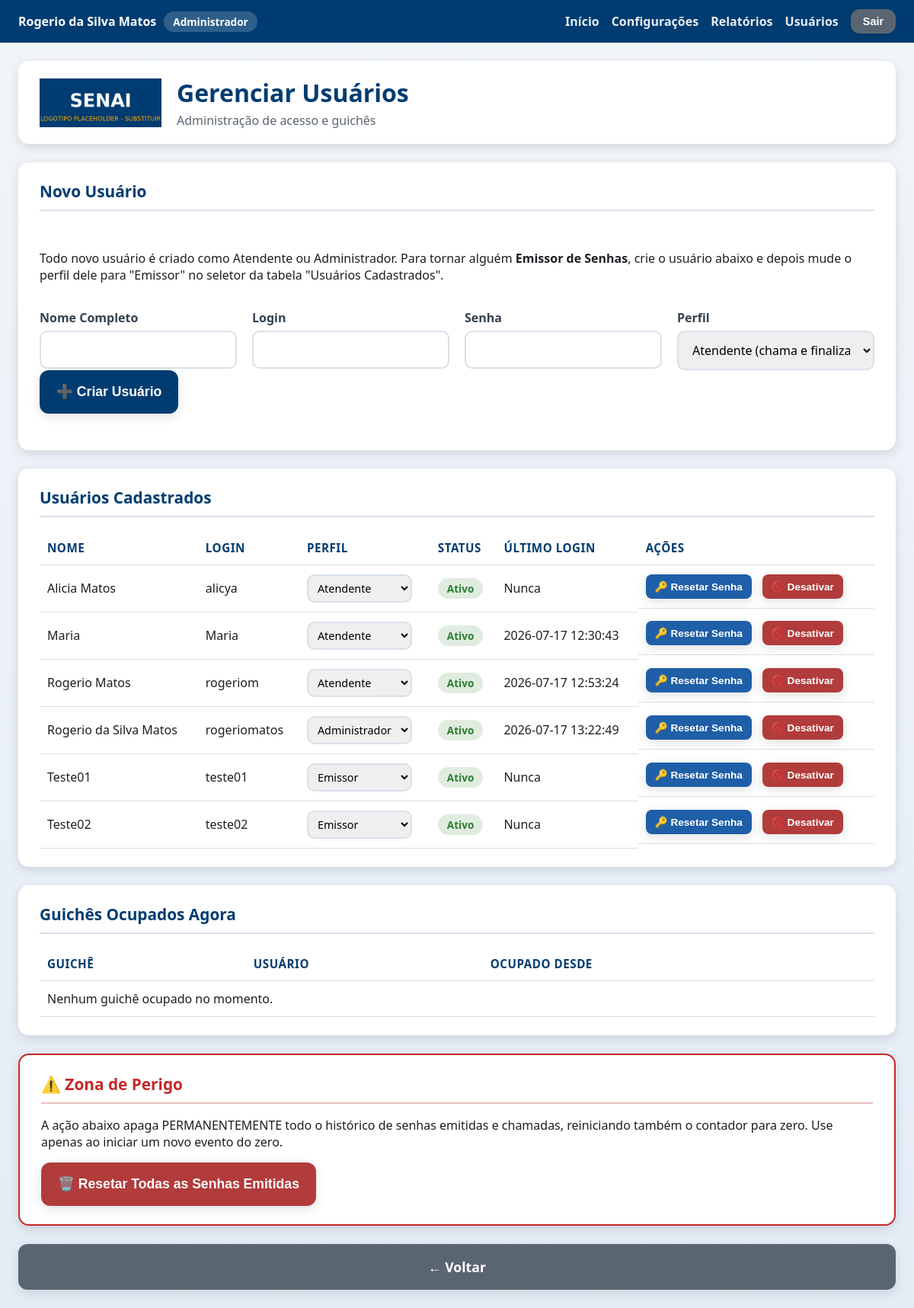
The page /admin/usuarios (signed in) on the database as committed earlier.
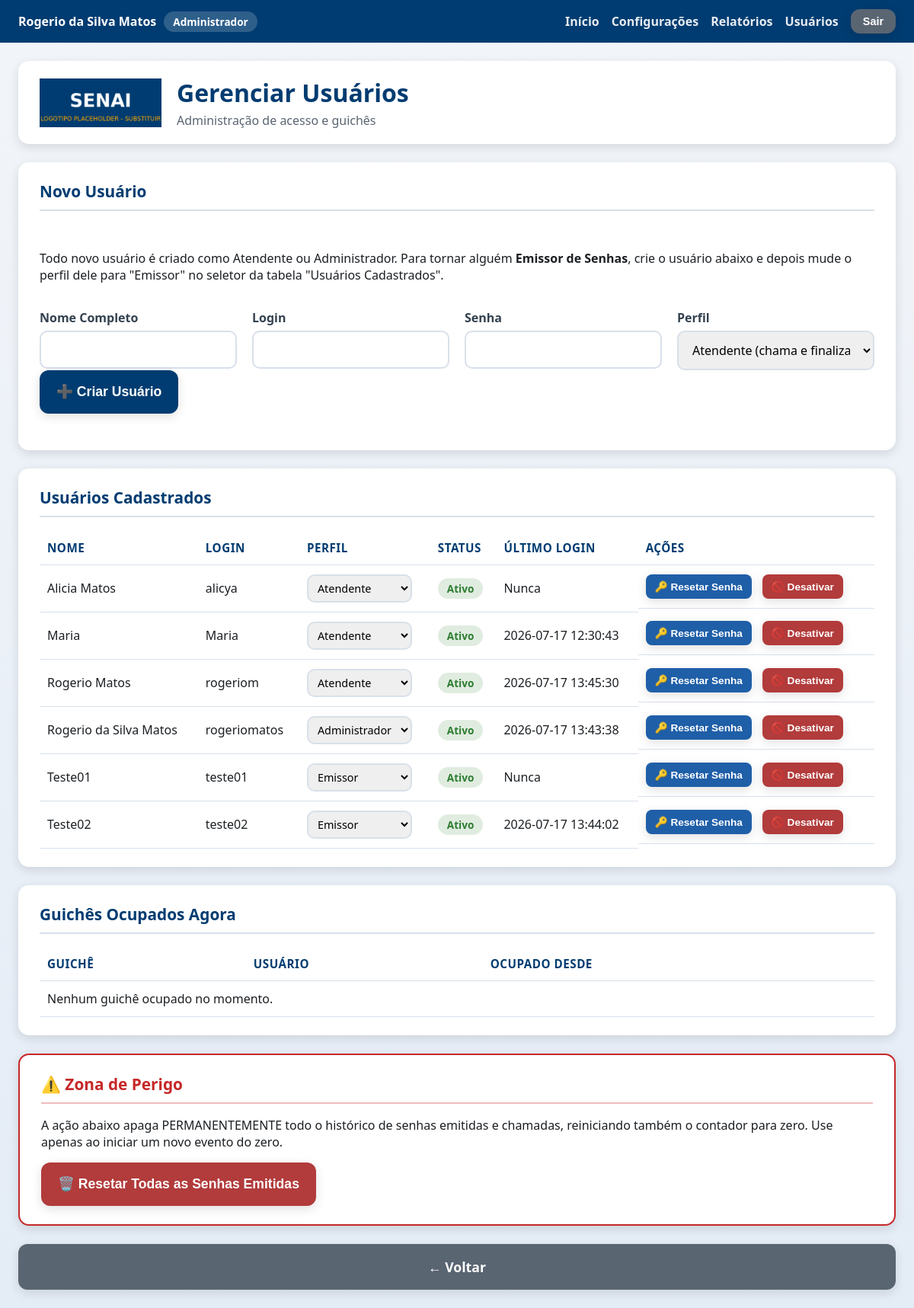
The same page on the database as committed later.
### tables this page shows
CREATE TABLE usuarios (
            id INTEGER PRIMARY KEY AUTOINCREMENT,
            nome_completo TEXT NOT NULL,
            login TEXT NOT NULL UNIQUE,
            senha_hash TEXT NOT NULL,
            perfil TEXT NOT NULL DEFAULT 'atendente',
            ativo INTEGER NOT NULL DEFAULT 1,
            data_criacao TEXT NOT NULL,
            ultimo_login TEXT
        );

### app.py (the view)
@app.route("/admin/usuarios")
@auth.login_required
@auth.admin_required
def usuarios_tela():
    usuarios = database.listar_usuarios()
    guiches_ocupados = database.listar_guiches_ocupados()
    return render_template(
        "usuarios.html",
        config=config_manager.obter_todas(),
        usuarios=usuarios,
        guiches_ocupados=guiches_ocupados,
    )

### app.py (called while the page is built)
@app.context_processor
def injetar_usuario_logado():
    return {"usuario_logado": auth.usuario_logado(), "eh_admin": auth.eh_admin()}

### auth.py (called while the page is built)
def usuario_logado() -> Optional[dict]:
    usuario_id = session.get(CHAVE_SESSAO_USUARIO_ID)
    if usuario_id is None:
        return None
    return {
        "id": usuario_id,
        "nome_completo": session.get(CHAVE_SESSAO_NOME),
        "login": session.get(CHAVE_SESSAO_LOGIN),
        "perfil": session.get(CHAVE_SESSAO_PERFIL),
        "guiche": session.get(CHAVE_SESSAO_GUICHE),
    }

def eh_admin() -> bool:
    return session.get(CHAVE_SESSAO_PERFIL) == PerfilUsuario.ADMIN

def login_required(funcao_view):
    @wraps(funcao_view)
    def wrapper(*args, **kwargs):
        usuario_id = session.get(CHAVE_SESSAO_USUARIO_ID)
        if usuario_id is None:
            if _requisicao_eh_api():
                return jsonify({"sucesso": False, "erro": "Sessão expirada. Faça login novamente."}), 401
            return redirect(url_for("login_tela", proximo=request.path))
        usuario = database.obter_usuario_por_id(usuario_id)
        if usuario is None or not usuario.ativo:
            encerrar_sessao()
            if _requisicao_eh_api():
                return jsonify({"sucesso": False, "erro": "Usuário desativado ou removido."}), 403
            return redirect(url_for("login_tela"))
        return funcao_view(*args, **kwargs)
    return wrapper

def admin_required(funcao_view):
    @wraps(funcao_view)
    def wrapper(*args, **kwargs):
        if not eh_admin():
            if _requisicao_eh_api():
                return jsonify({"sucesso": False, "erro": "Acesso restrito a administradores."}), 403
            return redirect(url_for("index"))
        return funcao_view(*args, **kwargs)
    return wrapper

### config.py (called while the page is built)
    def _conectar(self) -> sqlite3.Connection:
        conexao = sqlite3.connect(str(self.db_path), timeout=10, check_same_thread=False)
        conexao.row_factory = sqlite3.Row
        return conexao

### database.py (called while the page is built)
@contextmanager
def get_connection() -> Generator[sqlite3.Connection, None, None]:
    conexao = sqlite3.connect(str(DATABASE_PATH), timeout=10, check_same_thread=False)
    conexao.row_factory = sqlite3.Row
    conexao.execute("PRAGMA journal_mode = WAL")
    conexao.execute("PRAGMA foreign_keys = ON")
    try:
        yield conexao
    finally:
        conexao.close()

### models.py (called while the page is built)
    def to_dict_publico(self) -> dict:
        dados = asdict(self)
        dados.pop("senha_hash", None)
        return dados

### templates/usuarios.html (shortened to what this page needs)
{% extends "layout.html" %}
{% block conteudo %}
<div class="pagina pagina-usuarios">
    <header class="cabecalho">
        <img class="logo" src="{{ url_for('static', filename='img/logo.png') }}" alt="Logo SENAI">
        <div class="titulo-evento">
            <h1>Gerenciar Usuários</h1>
            <p>Administração de acesso e guichês</p>
        </div>
    </header>
    <main class="conteudo-principal">
        <section class="card card-formulario">
            <h2>Novo Usuário</h2>
            <p>
                Todo novo usuário é criado como Atendente ou Administrador.
                Para tornar alguém <strong>Emissor de Senhas</strong>, crie o
                usuário abaixo e depois mude o perfil dele para "Emissor" no
                seletor da tabela "Usuários Cadastrados".
            </p>
            <form id="form-novo-usuario">
                <div class="campos-identificacao">
                    <label>
                        Nome Completo
                        <input type="text" id="novo-nome" required>
                    </label>
                    <label>
                        Login
                        <input type="text" id="novo-login" required>
                    </label>
                    <label>
                        Senha
                        <input type="password" id="novo-senha" required minlength="6">
                    </label>
                    <label>
                        Perfil
                        <select id="novo-perfil">
                            <option value="atendente" selected>Atendente (chama e finaliza atendimentos)</option>
                        </select>
                    </label>
                </div>
                <button type="submit" class="botao botao-primario">➕ Criar Usuário</button>
                <div id="novo-usuario-mensagem" class="mensagem-status"></div>
            </form>
        </section>
        <section class="card">
            <h2>Usuários Cadastrados</h2>
            <table class="tabela-fila">
                <thead>
                    <tr>
                        <th>Nome</th>
                        <th>Login</th>
                        <th>Perfil</th>
                        <th>Status</th>
                        <th>Último Login</th>
                        <th>Ações</th>
                    </tr>
                </thead>
                <tbody id="usuarios-corpo">
                    {% for usuario in usuarios %}
                    <tr data-usuario-id="{{ usuario.id }}">
                        <td>{{ usuario.nome_completo }}</td>
                        <td>{{ usuario.login }}</td>
                        <td>
                            <select class="select-perfil" data-usuario-id="{{ usuario.id }}">
                                <option value="atendente" {% if usuario.perfil == 'atendente' %}selected{% endif %}>Atendente</option>
                                <option value="emissor" {% if usuario.perfil == 'emissor' %}selected{% endif %}>Emissor</option>
                                <option value="admin" {% if usuario.perfil == 'admin' %}selected{% endif %}>Administrador</option>
                            </select>
                        </td>
                        <td>
                            <span class="status-badge-{{ 'ativo' if usuario.ativo else 'inativo' }}">
                                {{ 'Ativo' if usuario.ativo else 'Inativo' }}
                            </span>
                        </td>
                        <td>{{ usuario.ultimo_login or 'Nunca' }}</td>
                        <td class="acoes-usuario">
                            <button class="botao botao-secundario botao-acao-pequeno btn-resetar-senha" data-usuario-id="{{ usuario.id }}">
                                🔑 Resetar Senha
                            </button>
                            <button class="botao {{ 'botao-alerta' if usuario.ativo else 'botao-primario' }} botao-acao-pequeno btn-toggle-status"
                                    data-usuario-id="{{ usuario.id }}" data-ativo="{{ usuario.ativo | lower }}">
                                {{ '🚫 Desativar' if usuario.ativo else '✅ Ativar' }}
                            </button>
                        </td>
                    </tr>
                    {% endfor %}
                </tbody>
            </table>
        </section>
        <section class="card">
            <h2>Guichês Ocupados Agora</h2>
            <table class="tabela-fila">
                <thead>
                    <tr>
                        <th>Guichê</th>
                        <th>Usuário</th>
                        <th>Ocupado Desde</th>
                    </tr>
                </thead>
                <tbody>
                    {% for ocupacao in guiches_ocupados %}
                    <tr>
                        <td>{{ '%02d' | format(ocupacao.guiche) }}</td>
                        <td>{{ ocupacao.usuario_nome }}</td>
                        <td>{{ ocupacao.ocupado_desde }}</td>
                    </tr>
                    {% else %}
                    <tr><td colspan="3">Nenhum guichê ocupado no momento.</td></tr>
                    {% endfor %}
                </tbody>
            </table>
        </section>
        <section class="card card-zona-perigo">
            <h2>⚠️ Zona de Perigo</h2>
            <p>
                A ação abaixo apaga PERMANENTEMENTE todo o histórico de senhas
                emitidas e chamadas, reiniciando também o contador para zero.
                Use apenas ao iniciar um novo evento do zero.
            </p>
            <button id="btn-reset-senhas-emitidas" class="botao botao-alerta">
                🗑️ Resetar Todas as Senhas Emitidas
            </button>
        </section>
        <a href="{{ url_for('index') }}" class="botao botao-terciario">← Voltar</a>
    </main>
</div>
{% endblock %}

### templates/layout.html (shortened to what this page needs)
<!DOCTYPE html>
<html lang="pt-BR">
<head>
    <link rel="stylesheet" href="{{ url_for('static', filename='css/style.css') }}">
</head>
<body>
    {% if usuario_logado %}
    <div class="barra-usuario">
        <span class="barra-usuario-info">
            {{ usuario_logado.nome_completo }}
            <span class="barra-usuario-perfil">
                {% if eh_admin %}Administrador
                {% elif usuario_logado.perfil == 'emissor' %}Emissor de Senhas
                {% else %}Atendente
                {% endif %}
            </span>
        </span>
        <span class="barra-usuario-acoes">
            <a href="{{ url_for('index') }}">Início</a>
            {% if eh_admin %}
                <a href="{{ url_for('configuracoes_tela') }}">Configurações</a>
                <a href="{{ url_for('relatorios_tela') }}">Relatórios</a>
                <a href="{{ url_for('usuarios_tela') }}">Usuários</a>
            {% endif %}
            <form method="POST" action="{{ url_for('logout_tela') }}" class="form-logout">
                <button type="submit" class="botao botao-terciario botao-sair">Sair</button>
            </form>
        </span>
    </div>
    {% endif %}
    {% block conteudo %}{% endblock %}
</body>
</html>

### static/css/style.css (style rules this page uses)
:root { --cor-principal: #003C71; --cor-principal-clara: #1F5FA8; --cor-secundaria: #F4A300; --cor-fundo: #F2F5F9; --cor-texto: #1B1F23; --cor-branco: #FFFFFF; --cor-cinza-borda: #D8E0EA; --cor-sucesso: #2E7D32; --cor-erro: #C62828; --sombra-padrao: 0 4px 14px rgba(0, 0, 0, 0.12); --raio-borda: 14px; --transicao-padrao: all 0.25s ease-in-out; }
* { box-sizing: border-box; }
body { margin: 0; font-family: "Segoe UI", Arial, Helvetica, sans-serif; background: linear-gradient(180deg, var(--cor-fundo) 0%, #E4ECF6 100%); color: var(--cor-texto); }
.pagina { max-width: 1200px; margin: 0 auto; padding: 24px; }
.cabecalho { display: flex; align-items: center; gap: 20px; background: var(--cor-branco); border-radius: var(--raio-borda); box-shadow: var(--sombra-padrao); padding: 20px 28px; margin-bottom: 24px; }
.cabecalho .logo { height: 64px; width: auto; object-fit: contain; }
.titulo-evento h1 { margin: 0; font-size: 2rem; color: var(--cor-principal); }
.titulo-evento p { margin: 4px 0 0; color: #5A6572; font-size: 1rem; }
.conteudo-principal { display: flex; flex-direction: column; gap: 24px; }
.card { background: var(--cor-branco); border-radius: var(--raio-borda); box-shadow: var(--sombra-padrao); padding: 24px 28px; }
.card h2 { margin-top: 0; color: var(--cor-principal); font-size: 1.3rem; border-bottom: 2px solid var(--cor-cinza-borda); padding-bottom: 10px; }
.campos-identificacao { display: flex; flex-wrap: wrap; gap: 20px; }
.campos-identificacao label, .card-formulario label { display: flex; flex-direction: column; gap: 6px; font-weight: 600; color: #33414F; flex: 1; min-width: 220px; }
input, select { padding: 12px 14px; border: 2px solid var(--cor-cinza-borda); border-radius: 10px; font-size: 1rem; font-family: inherit; transition: var(--transicao-padrao); }
.botao { border: none; border-radius: 12px; padding: 18px 22px; font-size: 1.1rem; font-weight: 700; cursor: pointer; transition: var(--transicao-padrao); box-shadow: var(--sombra-padrao); text-decoration: none; text-align: center; display: inline-flex; align-items: center; justify-content: center; gap: 8px; color: var(--cor-branco); }
.botao-primario { background: var(--cor-principal); }
.botao-secundario { background: var(--cor-principal-clara); }
.botao-terciario { background: #5A6572; }
.botao-alerta { background: #B23B3B; }
.tabela-fila { width: 100%; border-collapse: collapse; margin-top: 12px; }
.tabela-fila th, .tabela-fila td { text-align: left; padding: 12px 10px; border-bottom: 1px solid var(--cor-cinza-borda); }
.tabela-fila th { color: var(--cor-principal); font-size: 0.95rem; text-transform: uppercase; letter-spacing: 0.5px; }
.botao-acao-pequeno { padding: 8px 12px; font-size: 0.85rem; border-radius: 8px; margin-right: 6px; }
.card-formulario { display: flex; flex-direction: column; gap: 18px; }
.mensagem-status { font-weight: 600; min-height: 24px; }
.barra-usuario { display: flex; flex-wrap: wrap; align-items: center; justify-content: space-between; gap: 12px; background: var(--cor-principal); color: var(--cor-branco); padding: 12px 24px; }
.barra-usuario-info { display: flex; align-items: center; gap: 10px; font-weight: 600; flex-wrap: wrap; }
.barra-usuario-perfil, .barra-usuario-guiche { background: rgba(255, 255, 255, 0.18); border-radius: 999px; padding: 4px 12px; font-size: 0.85rem; font-weight: 700; }
.barra-usuario-acoes { display: flex; align-items: center; gap: 16px; flex-wrap: wrap; }
.barra-usuario-acoes a { color: var(--cor-branco); text-decoration: none; font-weight: 600; opacity: 0.9; }
.form-logout { margin: 0; }
.botao-sair { padding: 8px 16px; font-size: 0.9rem; }
.status-badge-ativo, .status-badge-inativo { padding: 4px 12px; border-radius: 999px; font-size: 0.85rem; font-weight: 700; }
.status-badge-ativo { background: rgba(46, 125, 50, 0.15); color: var(--cor-sucesso); }
.acoes-usuario { display: flex; gap: 8px; flex-wrap: wrap; }
.select-perfil { padding: 6px 8px; font-size: 0.9rem; }
.card-zona-perigo { border: 2px solid var(--cor-erro); }
.card-zona-perigo h2 { color: var(--cor-erro); border-bottom-color: rgba(198, 40, 40, 0.3); }

Rows that differ between the two databases and show on the page:
changed usuarios "Rogerio da Silva Matos": ultimo_login "2026-07-17 13:22:49" → "2026-07-17 13:43:38"
changed usuarios "Rogerio Matos": ultimo_login "2026-07-17 12:53:24" → "2026-07-17 13:45:30"
changed usuarios "Teste02": ultimo_login "Nunca" → "2026-07-17 13:44:02"
